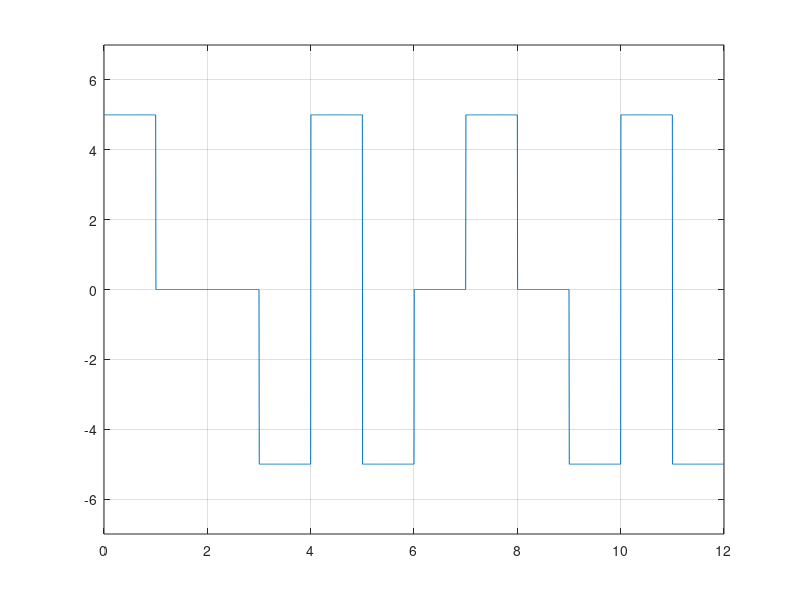

MATLAB code for this plot:
clear;

bits = [1,0,0,1,1,1,0,1,0,1,1,1];

bit_rate = 1;
voltage = 5;
tmp = voltage;
sign = -1;
mrk = 1;
voltage = sign*voltage;

for i = 1:length(bits)
    if(bits(i)==0)
        y_level(i) = 0;
    else
        y_level(i) = -voltage;
        voltage = y_level(i);
    end
end

voltage = tmp;
Time = length(bits)/bit_rate;
frequency = 200;
sample_period = 1/(frequency*bit_rate);
time = 0:sample_period:Time;
x = 1;

for i = 1:length(time)
    y_value(i)= y_level(x);
    if time(i)*bit_rate >= x
        x = x + 1;
    end
end


plot(time,y_value);
axis([0 Time -voltage-2 voltage+2]);
grid on;


% demodulation

x = 1;
for i = 1:length(time)
  tmp = y_value(i)/voltage;
  if time(i)*bit_rate >= x
      if tmp==0
        ans_bits(x)=0;
      else
        ans_bits(x)=1;
      end
      x = x + 1;
  end
 end


disp('Demodulation : ')
disp(ans_bits)


